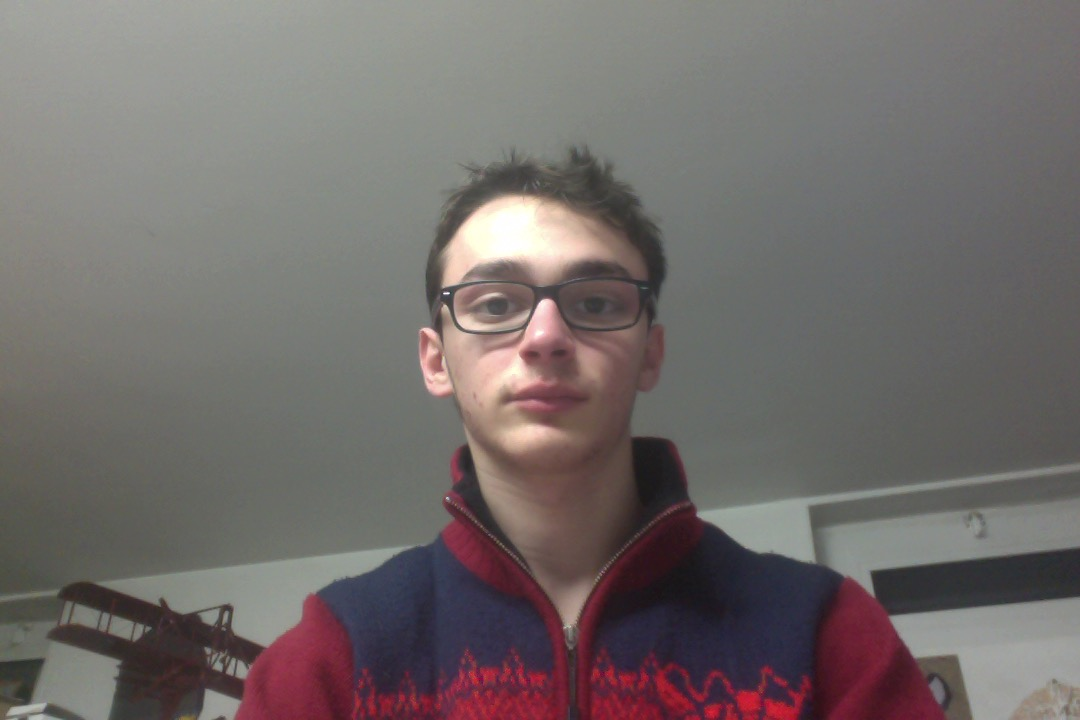
#> input picture very_old/Programmation Drone/Face Tracking/sachin.jpg, 1080 x 720 px, given in place of the camera; the run also reads 1 picture not shown here
$ python mustache.py
#> lines starting #> are read from the running program, lines starting #| are printed output that depends on the picture
import cv2  # OpenCV Library

#-----------------------------------------------------------------------------
#       Load and configure Haar Cascade Classifiers
#-----------------------------------------------------------------------------

# location of OpenCV Haar Cascade Classifiers:
baseCascadePath = "/usr/local/share/OpenCV/haarcascades/"

# xml files describing our haar cascade classifiers
faceCascadeFilePath = "haarcascade_frontalface_default.xml"
noseCascadeFilePath = "haarcascade_mcs_nose.xml"

# build our cv2 Cascade Classifiers
faceCascade = cv2.CascadeClassifier(faceCascadeFilePath)
noseCascade = cv2.CascadeClassifier(noseCascadeFilePath)

#-----------------------------------------------------------------------------
#       Load and configure mustache (.png with alpha transparency)
#-----------------------------------------------------------------------------

# Load our overlay image: mustache.png
imgMustache = cv2.imread('mustache.png',-1)

# Create the mask for the mustache
orig_mask = imgMustache[:,:,3]
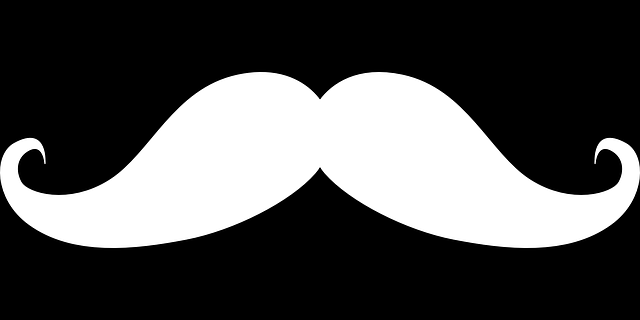
#> orig_mask: shape (320, 640); min 0, max 255, mean 78

# Create the inverted mask for the mustache
orig_mask_inv = cv2.bitwise_not(orig_mask)
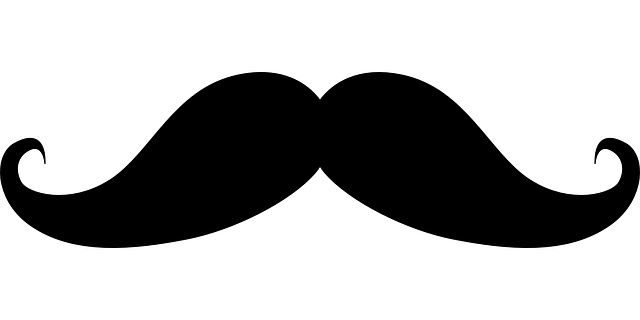
#> orig_mask_inv: shape (320, 640); min 0, max 255, mean 177

# Convert mustache image to BGR
# and save the original image size (used later when re-sizing the image)
imgMustache = imgMustache[:,:,0:3]
#> imgMustache: shape (320, 640, 3); every value is 0
origMustacheHeight, origMustacheWidth = imgMustache.shape[:2]
#> origMustacheHeight = 320; origMustacheWidth = 640

#-----------------------------------------------------------------------------
#       Main program loop
#-----------------------------------------------------------------------------

# collect video input from first webcam on system
video_capture = cv2.VideoCapture(0)

while True:
    # Capture video feed
    ret, frame = video_capture.read()
#> frame is the input picture: shape (720, 1080, 3); mean B, G, R 106, 107.5, 114.1

    # Create greyscale image from the video feed
    gray = cv2.cvtColor(frame, cv2.COLOR_BGR2GRAY)
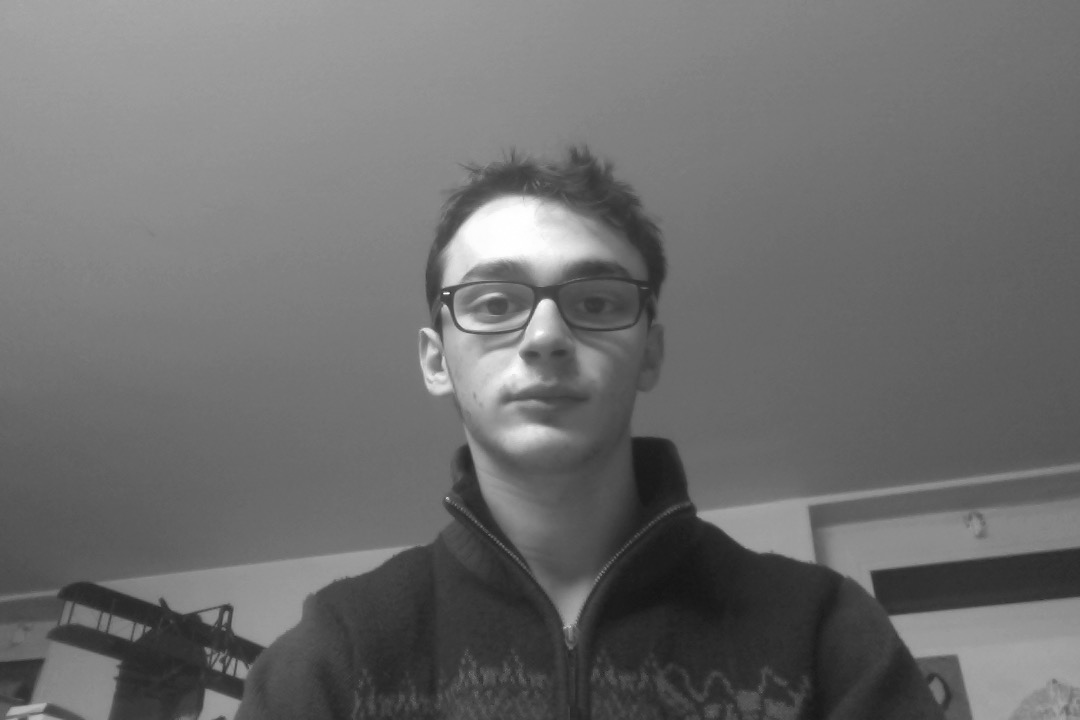
#> gray: shape (720, 1080); min 20, max 255, mean 109.3

    # Detect faces in input video stream
    faces = faceCascade.detectMultiScale(
        gray,
        scaleFactor=1.1,
        minNeighbors=5,
        minSize=(30, 30),
        flags=cv2.CASCADE_SCALE_IMAGE
    )
#> faces = [[407, 191, 281, 281]]

   # Iterate over each face found
    for (x, y, w, h) in faces:
        # Un-comment the next line for debug (draw box around all faces)
        # face = cv2.rectangle(frame,(x,y),(x+w,y+h),(255,0,0),2)

        roi_gray = gray[y:y+h, x:x+w]
        roi_color = frame[y:y+h, x:x+w]

        # Detect a nose within the region bounded by each face (the ROI)
        nose = noseCascade.detectMultiScale(roi_gray)

        for (nx,ny,nw,nh) in nose:
            # Un-comment the next line for debug (draw box around the nose)
            #cv2.rectangle(roi_color,(nx,ny),(nx+nw,ny+nh),(255,0,0),2)

            # The mustache should be three times the width of the nose
            mustacheWidth =  3 * nw
            mustacheHeight = mustacheWidth * origMustacheHeight / origMustacheWidth

            # Center the mustache on the bottom of the nose
            x1 = int(nx - (mustacheWidth/4))
            x2 = int(nx + nw + (mustacheWidth/4))
            y1 = int(ny + nh - (mustacheHeight/2))
            y2 = int(ny + nh + (mustacheHeight/2))

            # Check for clipping
            if x1 < 0:
                x1 = 0
            if y1 < 0:
                y1 = 0
            if x2 > w:
                x2 = w
            if y2 > h:
                y2 = h

            # Re-calculate the width and height of the mustache image
            mustacheWidth = x2 - x1
            mustacheHeight = y2 - y1

            # Re-size the original image and the masks to the mustache sizes
            # calcualted above
            mustache = cv2.resize(imgMustache, (mustacheWidth,mustacheHeight), interpolation = cv2.INTER_AREA)
            mask = cv2.resize(orig_mask, (mustacheWidth,mustacheHeight), interpolation = cv2.INTER_AREA)
            mask_inv = cv2.resize(orig_mask_inv, (mustacheWidth,mustacheHeight), interpolation = cv2.INTER_AREA)

            # take ROI for mustache from background equal to size of mustache image
            roi = roi_color[y1:y2, x1:x2]

            # roi_bg contains the original image only where the mustache is not
            # in the region that is the size of the mustache.
            roi_bg = cv2.bitwise_and(roi,roi,mask = mask_inv)

            # roi_fg contains the image of the mustache only where the mustache is
            roi_fg = cv2.bitwise_and(mustache,mustache,mask = mask)

            # join the roi_bg and roi_fg
            dst = cv2.add(roi_bg,roi_fg)

            # place the joined image, saved to dst back over the original image
            roi_color[y1:y2, x1:x2] = dst

            break
#> this loop made 1 pass
#> (x, y, w, h, nose) on pass 1: (407, 191, 281, 281, [[106, 124, 65, 55], [79, 172, 56, 47]])
#> pass 1, `roi_gray = gray[y:y+h, x:x+w]`:
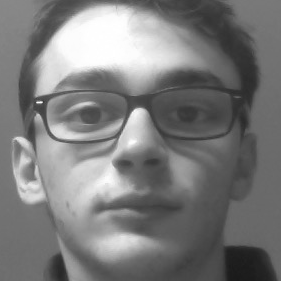
#> roi_gray: shape (281, 281); min 26, max 255, mean 123.2
#> after the loop: mustache: shape (97, 162, 3); every value is 0
#> after the loop:
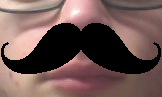
#> roi: shape (97, 162, 3); mean B, G, R 82.5, 86.3, 111.3
#> after the loop:
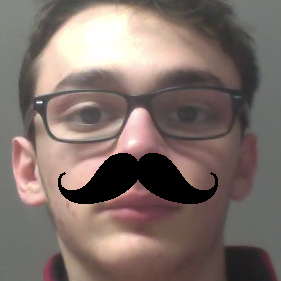
#> roi_color: shape (281, 281, 3); mean B, G, R 105.6, 111.5, 126.9

    # Display the resulting frame
    cv2.imshow('Video', frame)
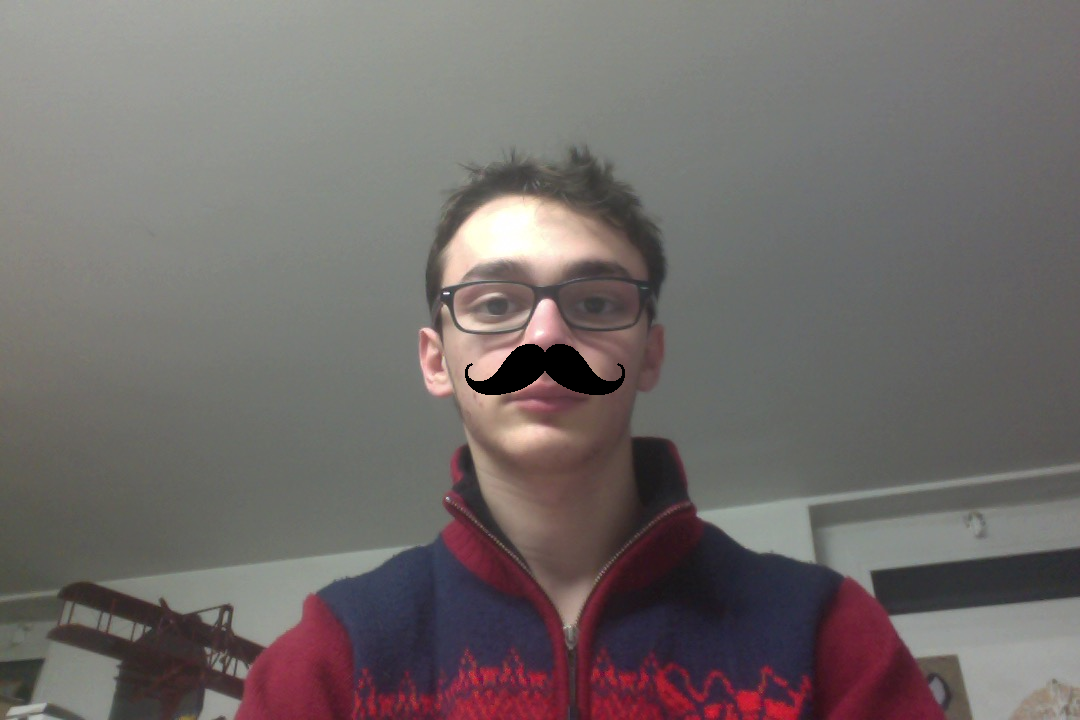
#> window 'Video': shape (720, 1080, 3); mean B, G, R 105.3, 106.7, 113.1

    # press any key to exit
    # NOTE;  x86 systems may need to remove: " 0xFF == ord('q')"
    if cv2.waitKey(1) & 0xFF == ord('q'):
#> (key q is pressed here)
        break

# When everything is done, release the capture
video_capture.release()
cv2.destroyAllWindows()
